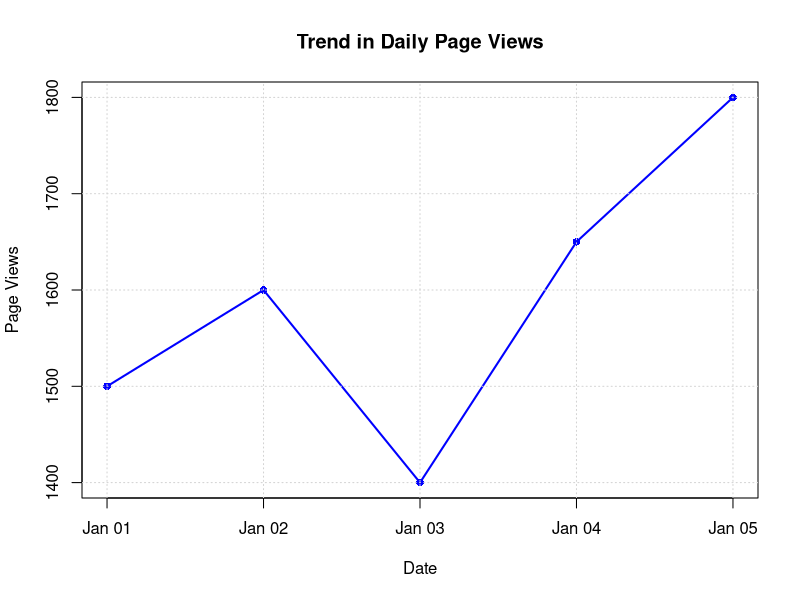

Write R code to recreate this figure.
# Set 5 - Q1: Line chart of daily page views
date <- as.Date(c("2023-01-01","2023-01-02","2023-01-03","2023-01-04","2023-01-05"))
page_views <- c(1500, 1600, 1400, 1650, 1800)

plot(date, page_views, type = "o", col = "blue", lwd = 2, pch = 16,
     main = "Trend in Daily Page Views",
     xlab = "Date", ylab = "Page Views")
grid()
